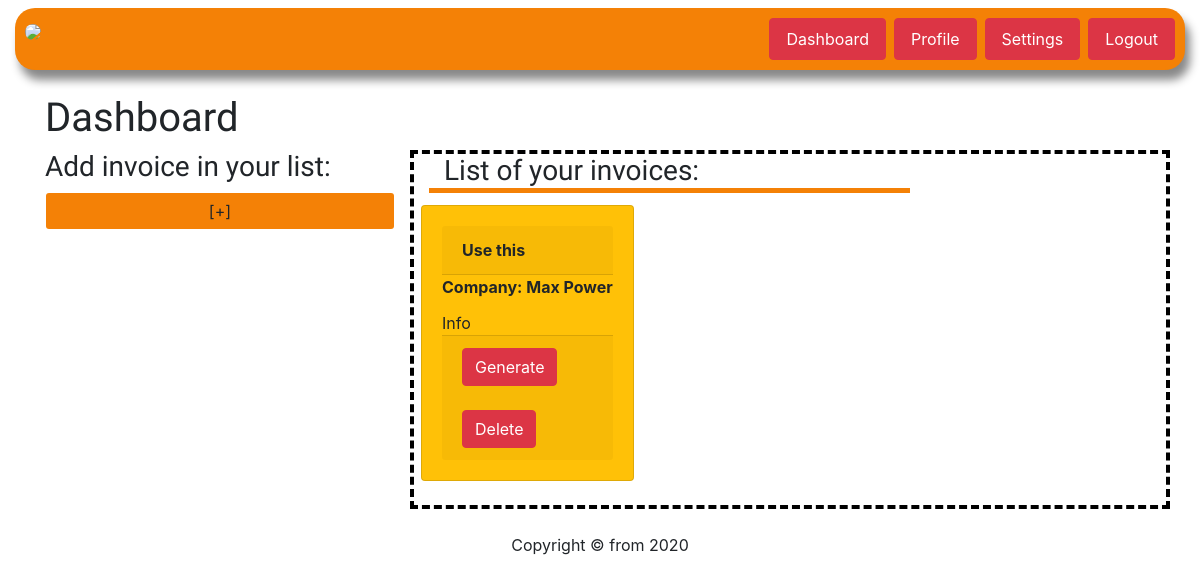
The app's page / (signed in), older data.
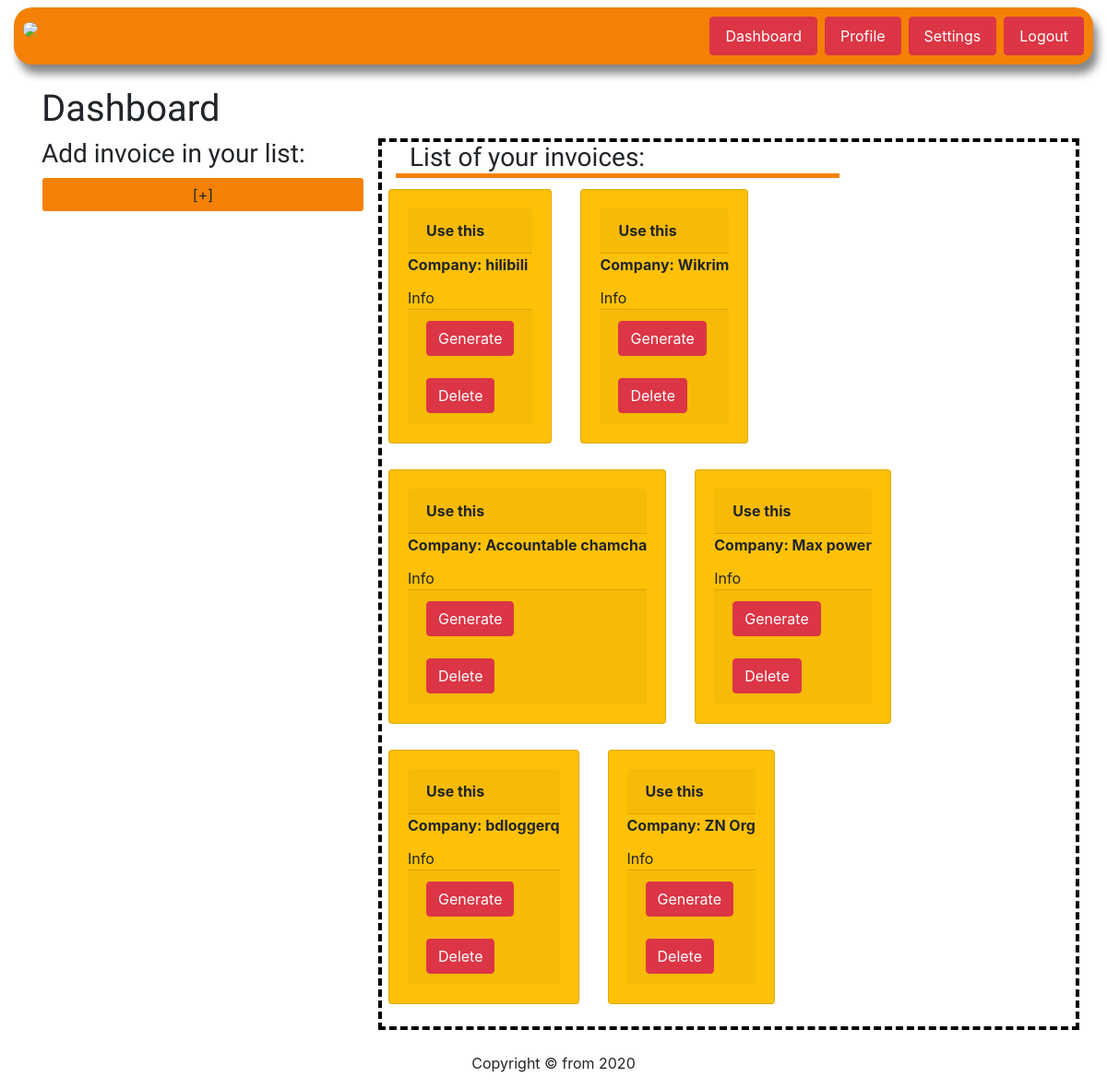
The same page, newer data.
### invoice_inspector_app/models.py (models this page shows)
class InvoiceInfo(models.Model):
    name = models.TextField(max_length=50,blank=True)
    comp = models.TextField(max_length=50,blank = True)
    logoComp = models.TextField(blank=True)
    emailComp = models.TextField(blank=True)
    addressComp = models.TextField(blank=True)
    phoneNum = models.IntegerField(blank=True)
    user = models.ForeignKey(User, on_delete=models.CASCADE)

### invoice_inspector_app/views.py (the view)
# urls.py: path('', views.index, name='index'),
def index(request):
    listInvoice = []
    db = InvoiceInfo.objects.all()
    for x in db:
        if str(request.user.username) == str(x.user):
            listInvoice.append(x)
    return render(request,'body.html',{"data":listInvoice})

### template/body.html (shortened to what this page needs)
{% extends "layout/index.html" %}
{% block content %}
{% if user.is_authenticated %}
    {% include "authBody.html" %}
{% endif %}
</div>
{% endblock %}

### template/layout/index.html (shortened to what this page needs)
{% load static %}
<!doctype html>
<html>
    <head>
        {% load static %}
        <link rel = "stylesheet" href = {% static "css/body.css" %}>
        <link rel = "stylesheet" href = {% static "css/authBody.css" %}>
        <link rel="stylesheet" href="https://maxcdn.bootstrapcdn.com/bootstrap/4.4.1/css/bootstrap.min.css">
        <link rel = "stylesheet" href = {% static 'css/index.css' %}>
    </head>
    <body style = "background:url('https://external-content.duckduckgo.com/iu/?u=https%3A%2F%2Fimages.freecreatives.com%2Fwp-content%2Fuploads%2F2015%2F04%2Fpaper_by_francy84.jpg&f=1&nofb=1')">
        <div class = "container-fluid mt-sm-2">
            {% if user.is_authenticated %}
            <div name = "nav" class ="nav nav-style">
                <a href = {% url "profile" %}><img src = {{user.profile.profilePic}} class = "nav-brand rounded-circle" width="50px"></a>
                <a class = "nav-link ml-auto btn btn-danger mr-sm-2" href = {% url "index" %} >Dashboard</a>
                <a href = {% url "profile" %} class = "nav-link btn btn-danger mr-sm-2">Profile</a>
                <a href = {% url "settings" %}  class = "nav-link btn btn-danger mr-sm-2">Settings</a>
                <a href = {% url "logout" %} class = "nav-link btn btn-danger" >Logout</a>
            </div>
            {% endif %}
            {% block content %}
            {% endblock content %}
        <div class = "container-fluid">
        <div name = "footer">
            <p class = "text-center mt-sm-4">Copyright &copy from 2020</p>
        </div>
    </div>
    </body style = "background:url('https://external-content.duckduckgo.com/iu/?u=https%3A%2F%2Fimages.freecreatives.com%2Fwp-content%2Fuploads%2F2015%2F04%2Fpaper_by_francy84.jpg&f=1&nofb=1')">
</html>

### template/authBody.html (shortened to what this page needs)
<div name = "authBody" class = "container mt-sm-4">
    <h1 style = "font-family: 'Acme', sans-serif">Dashboard</h1>
    <div class = "row">
        <div class = "col-sm-4">
            <h3 style = "font-family: 'Acme',sans-serif;">Add invoice in your list:</h3>
            <button type = "button" class = "btn form-control" style = "background-color: {{user.profile.color}};"  data-toggle="modal" data-target="#myModal">[+]</button>
        </div>
        <div class = "col-sm-8" style = "border:4px dashed black">
            <h3 class = "col-sm-8" style = "font-family: 'Acme', sans-serif;border-bottom:5px solid {{user.profile.color}};">List of your invoices:</h3>
            <div class = "row">
                {% for x in data %}
                        <div col-sm-3>
                            <div name = "wrapper" style = "padding-left:7px;padding-top:4px">
                                <div class="card bg-warning mb-sm-4 mr-sm-4">
                                    <div class="card-body">
                                        <div class="card-header"><b>Use this</b></div>
                                        <div class = "card-title"><b>Company: {{x.comp}}</b></div>
                                        <div title = "Address: {{x.addressComp}}">Info</div>
                                        <div class = "card-footer"><form method = "post" action = "open/{{x.id}}">{% csrf_token %}<input class = "btn btn-danger" type = "submit" value = "Generate"></form><form action = "delvoice/{{x.id}}"><input type = "submit" class = "btn btn-danger mt-sm-4" value = "Delete"></form></div>
                                    </div>
                                </div>
                            </div>
                        </div>
                {% endfor %}
                    </div>
        </div>
    </div>
</div>

Row changes from the older to the newer data that the page shows:
removed InvoiceInfo: comp "Max Power"
added InvoiceInfo: comp "hilibili"
added InvoiceInfo: comp "Wikrim"
added InvoiceInfo: comp "Accountable chamcha"
added InvoiceInfo: comp "Max power"
added InvoiceInfo: comp "bdloggerq"
added InvoiceInfo: comp "ZN Org"
